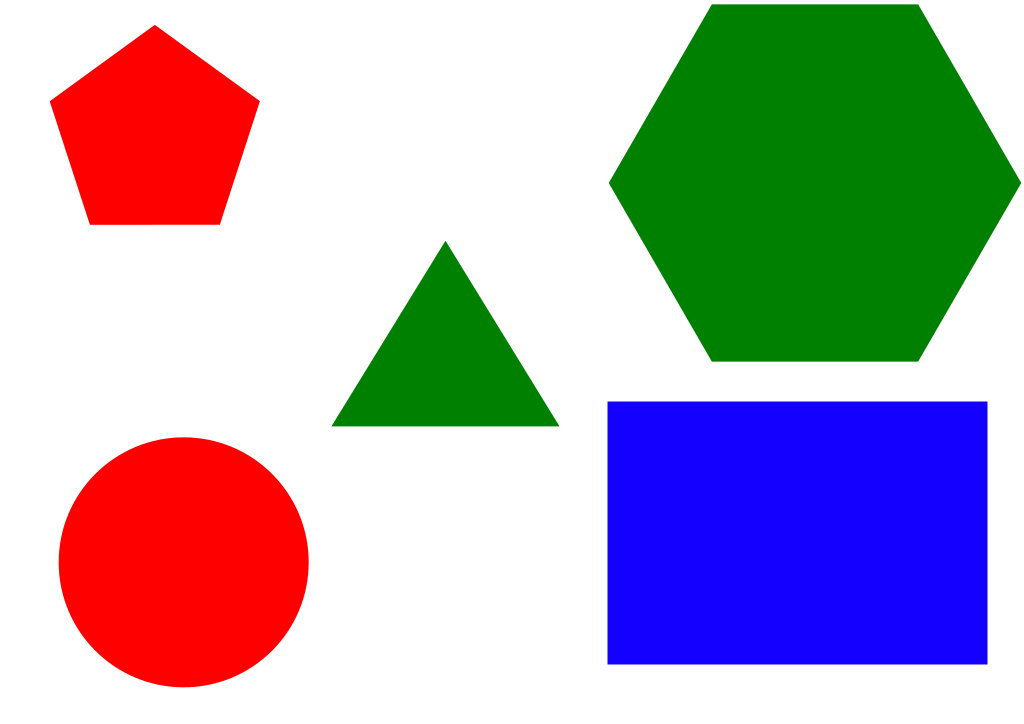
#> input picture polygon1.png, 1024 x 724 px
$ python contour_shape.py
#> lines starting #> are read from the running program, lines starting #| are printed output that depends on the picture; after the words box and inside, x2 and y2 are one past the last pixel; in counts of white or black regions, pixels touching at a corner belong together; long printed decimals are rounded
import cv2
import numpy as np
shapes={}
def stackImages(scale,imgArray):
    rows = len(imgArray)
    cols = len(imgArray[0])
    rowsAvailable = isinstance(imgArray[0], list)
    width = imgArray[0][0].shape[1]
    height = imgArray[0][0].shape[0]
    if rowsAvailable:
        for x in range ( 0, rows):
            for y in range(0, cols):
                if imgArray[x][y].shape[:2] == imgArray[0][0].shape [:2]:
                    imgArray[x][y] = cv2.resize(imgArray[x][y], (0, 0), None, scale, scale)
                else:
                    imgArray[x][y] = cv2.resize(imgArray[x][y], (imgArray[0][0].shape[1], imgArray[0][0].shape[0]), None, scale, scale)
                if len(imgArray[x][y].shape) == 2: imgArray[x][y]= cv2.cvtColor( imgArray[x][y], cv2.COLOR_GRAY2BGR)
        imageBlank = np.zeros((height, width, 3), np.uint8)
        hor = [imageBlank]*rows
        hor_con = [imageBlank]*rows
        for x in range(0, rows):
            hor[x] = np.hstack(imgArray[x])
        ver = np.vstack(hor)
    else:
        for x in range(0, rows):
            if imgArray[x].shape[:2] == imgArray[0].shape[:2]:
                imgArray[x] = cv2.resize(imgArray[x], (0, 0), None, scale, scale)
            else:
                imgArray[x] = cv2.resize(imgArray[x], (imgArray[0].shape[1], imgArray[0].shape[0]), None,scale, scale)
            if len(imgArray[x].shape) == 2: imgArray[x] = cv2.cvtColor(imgArray[x], cv2.COLOR_GRAY2BGR)
        hor= np.hstack(imgArray)
        ver = hor
    return ver


def getQuadrilateral(cordinates):
    # print(cordinates[2][0])
    vector_one=cordinates[0][0]-cordinates[1][0]
    vector_two = cordinates[1][0]-cordinates[2][0]
    vector_three = cordinates[2][0]-cordinates[3][0]
    vector_four = cordinates[3][0]-cordinates[0][0]
    vector_one_mag=np.linalg.norm(vector_one)
    vector_two_mag = np.linalg.norm(vector_two)
    vector_three_mag = np.linalg.norm(vector_three)
    vector_four_mag = np.linalg.norm(vector_four)
    unit_vector_one=vector_one/vector_one_mag
    unit_vector_two = vector_two / vector_two_mag
    unit_vector_three = vector_three / vector_three_mag
    unit_vector_four = vector_four / vector_four_mag
    dot_product_one = np.dot(unit_vector_one, unit_vector_two)
    dot_product_two = np.dot(unit_vector_two, unit_vector_three)
    dot_product_three = np.dot(unit_vector_three, unit_vector_four)
    dot_product_four = np.dot(unit_vector_four, unit_vector_one)
    angle_one = round(180-np.arccos(dot_product_one)*(180/np.pi),0)
    angle_two =round(180-np.arccos(dot_product_two)*(180/np.pi),0)
    angle_three = round(180-np.arccos(dot_product_three)*(180/np.pi),0)
    angle_four = round(180-np.arccos(dot_product_four)*(180/np.pi),0)
    print(angle_one,angle_two,angle_three,angle_four)
    print(vector_one_mag, vector_two_mag, vector_three_mag, vector_four_mag)
    opposite_angle_one = 1 if abs(angle_one-angle_three) < 5 else 0
    opposite_angle_two = 1 if abs(angle_two - angle_four) < 5 else 0
    opposite_side_one = 1 if ((vector_one_mag/vector_three_mag) > 0.98) and ((vector_one_mag/vector_three_mag) < 1.05) else 0
    opposite_side_two = 1 if ((vector_two_mag/vector_four_mag) > 0.98) and ((vector_two_mag/vector_four_mag) < 1.05) else 0
    all_sides_equal = 1 if ((((vector_one_mag/vector_two_mag) > 0.98) and ((vector_one_mag/vector_two_mag) < 1.05)) and (((vector_three_mag/vector_four_mag) > 0.98) and ((vector_three_mag/vector_four_mag) < 1.05))) else 0
    all_angles_equal = 1 if ((((angle_one/angle_two) > 0.98) and ((angle_one/angle_two) < 1.05)) and (((angle_three/angle_four) > 0.98) and ((angle_three/angle_four) < 1.05))) else 0
    if all_angles_equal:
        if all_sides_equal:
            quadrilateral="Square"
        else:
            quadrilateral="Rectangle"
    else:
        if all_sides_equal :
            quadrilateral="Rhombus"
        elif opposite_angle_one and opposite_angle_two and opposite_side_one and opposite_side_two:
            quadrilateral="Parallelogram"
        else:
            quadrilateral = "Quadrilateral"
    return quadrilateral


def getContours(imag,img):

    contours,hierarchy = cv2.findContours(img,cv2.RETR_EXTERNAL,cv2.CHAIN_APPROX_NONE)
    # contours,hierarchy = cv2.findContours(img,1,2)
    for cnt in contours:
        area = cv2.contourArea(cnt)
        # print(area)
        if area>500:
            cv2.drawContours(imgContour, cnt, -1, (255, 0, 0), 3)
            M=cv2.moments(cnt)
            peri = cv2.arcLength(cnt,True)
            #print(peri)
            approx = cv2.approxPolyDP(cnt,0.02*peri,True)
            # print(len(approx))
            objCor = len(approx)
            # print(f'cor:{len(approx)} corner : {approx}')
            x, y, w, h = cv2.boundingRect(approx)
            Xc = int(M['m10']/M['m00'])
            Yc = int(M['m01']/M['m00'])
            if objCor == 3:
                objectType = "Triangle"
            elif objCor == 4:
                quad=getQuadrilateral(approx)
                objectType = quad
            elif objCor == 5:
                objectType = "Pentagon"
            elif objCor == 6:
                objectType = "Hexagon"
            else:
                objectType = "Circle"
            color = ""
            b, g, r = (imag[Yc, Xc])
            if b == 255: color = "blue"
            if g == 128: color = "green"
            if r == 255: color = "red"
            shapes.update({objectType: [color, area, Xc, Yc]})
            cv2.rectangle(imgContour,(x,y),(x+w,y+h),(0,255,0),2)


path = 'polygon1.png'
img = cv2.imread(path)
#> img is the input picture: shape (724, 1024, 3); mean B, G, R 183, 171.2, 177.9
imgContour = img.copy()
imgGray = cv2.cvtColor(img,cv2.COLOR_BGR2GRAY)
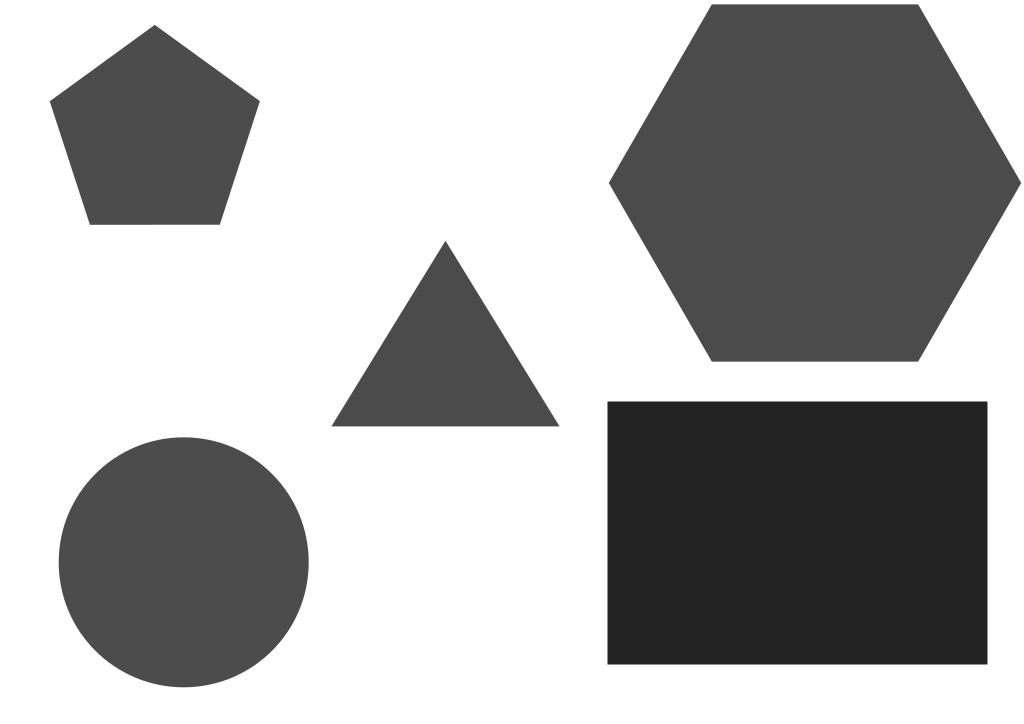
#> imgGray: shape (724, 1024); min 35, max 255, mean 174.5
imgBlur = cv2.GaussianBlur(imgGray,(3,3),1)
# imgCanny = cv2.Canny(imgBlur,100,200)
ret, thresh = cv2.threshold(imgBlur, 245, 255, cv2.THRESH_BINARY_INV)
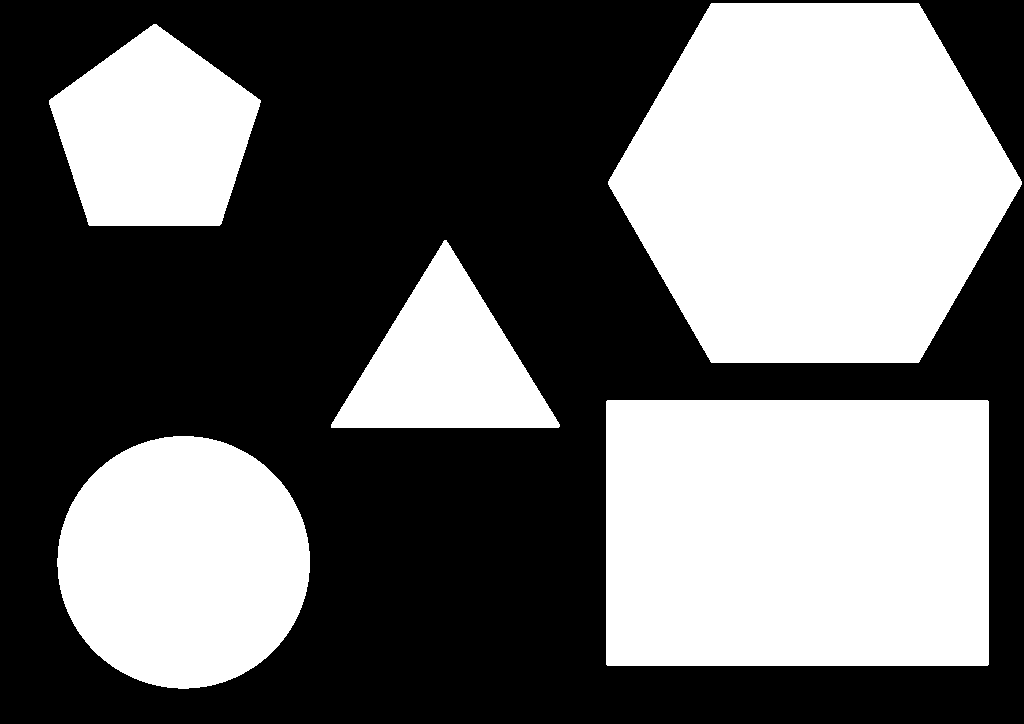
#> thresh: shape (724, 1024); 42.6% white; 5 white regions
# getContours(img,imgCanny)
getContours(img,thresh)
#> in getContours, `contours,hierarchy = cv2.findContours(img,cv2.RETR_EXTERNAL,cv2.CHAIN_..`: contours = 5 contours; box (x1, y1, x2, y2) and area: (608, 3, 1022, 363) 111611, (606, 400, 989, 666) 101228, (57, 436, 310, 689) 49749, (49, 24, 261, 226) 29576, (331, 240, 560, 428) 21808
#> the loop in getContours, `for cnt in contours:` made 5 passes
#> (area, peri, approx, objCor, x, y, w, h) on pass 2: (101228, 1291.7, [[606, 401], [607, 665], [988, 664], [987, 400]], 4, 606, 400, 383, 266)
#> (area, peri, approx, objCor, x, y, w, h) on pass 3: (21807.5, 697, [[331, 424], [559, 426], [446, 240]], 3, 331, 240, 229, 187)
#| 90.0 90.0 90.0 90.0
#| 264.002 381.001 264.002 381.001
#> after the loop in getContours, `for cnt in contours:`:
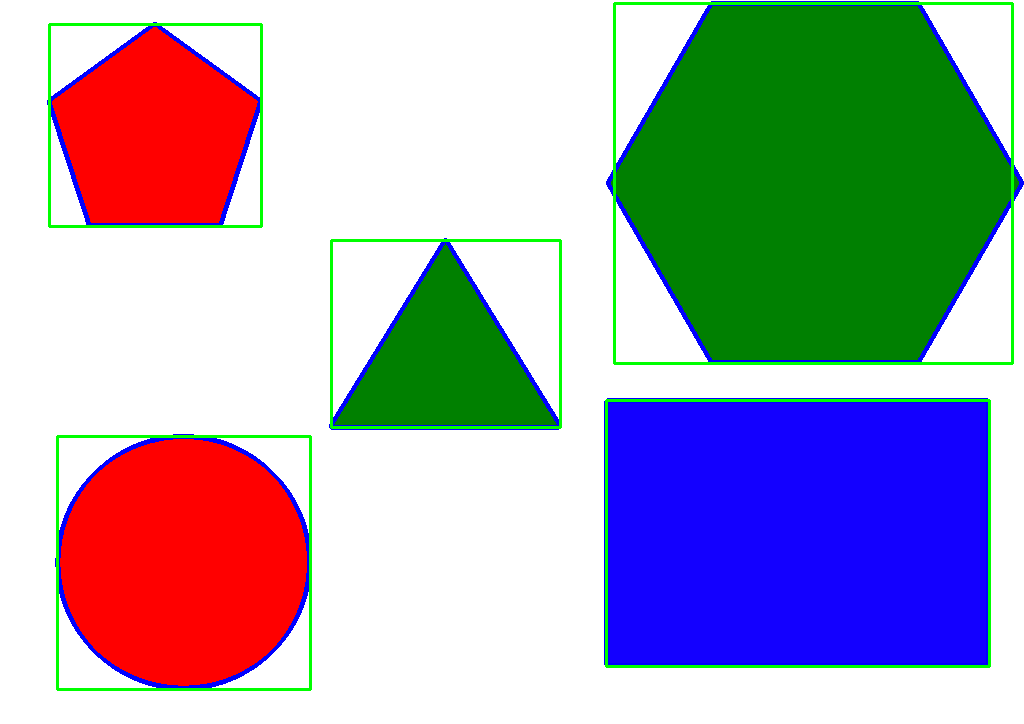
#> imgContour: shape (724, 1024, 3); 4.2% of pixels changed, all inside (x1, y1, x2, y2) = (47, 1, 1024, 691)
#> after the loop in getContours, `for cnt in contours:`: shapes = {'Circle': ['red', 49749, 183, 561], 'Rectangle': ['blue', 101228, 797, 532], 'Triangle': ['green', 21807.5, 444, 364], 'Pentagon': ['red', 29575.5, 154, 134], 'Hexagon': ['green', 111611, 814, 182]}
sorted_shapes=sorted(shapes.items(),key=lambda val: val[1][1],reverse=True)
#> sorted_shapes = [('Hexagon', ['green', 111611, 814, 182]), ('Rectangle', ['blue', 101228, 797, 532]), ('Circle', ['red', 49749, 183, 561]), ('Pentagon', ['red', 29575.5, 154, 134]), ('Triangle', ['green', 21807.5, 444, 364])]
print(sorted_shapes)
#| [('Hexagon', ['green', 111611.0, 814, 182]), ('Rectangle', ['blue', 101228.0, 797, 532]), ('Circle', ['red', 49749.0, 183, 561]), ('Pentagon', ['red', 29575.5, 154, 134]), ('Triangle', ['green', 21807.5, 444, 364])]
shapes=dict(sorted_shapes)
#> shapes = {'Hexagon': ['green', 111611, 814, 182], 'Rectangle': ['blue', 101228, 797, 532], 'Circle': ['red', 49749, 183, 561], 'Pentagon': ['red', 29575.5, 154, 134], 'Triangle': ['green', 21807.5, 444, 364]}
# imgBlank = np.zeros_like(img)
# imgStack = stackImages(0.6,([img,imgGray,imgBlur],
#                             [thresh,imgContour,imgBlank]))
# imS = cv2.resize(imgContour, (960, 540))
cv2.imshow("Stack", imgContour)

cv2.waitKey(0)
